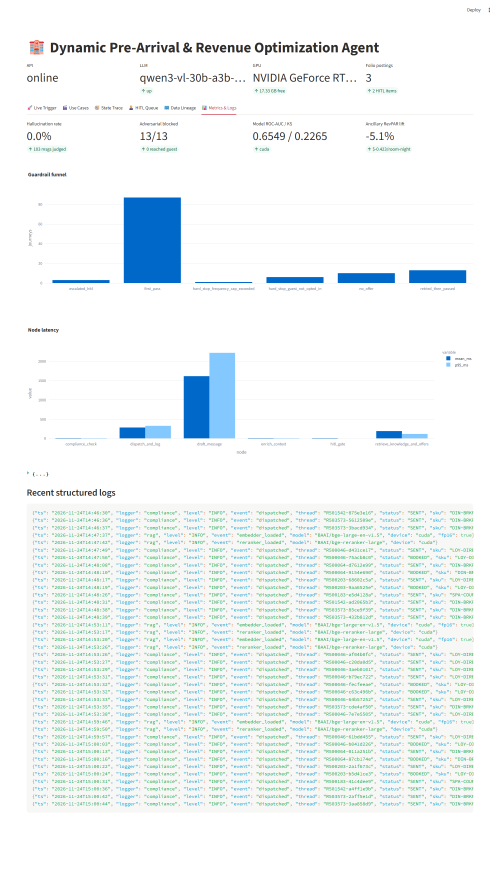
#> input picture agents/Dynamic_Pre-Arrival _and_Rev-Opt_ Agent/outputs/ui_screens/07_metrics_and_logs.png, 1500 x 2658 px (shown at 1/3 size); its folder holds 5 pictures in this run
$ python prepare_assets.py
#> lines starting #> are read from the running program, lines starting #| are printed output that depends on the picture
"""Crop the Playwright screenshots so the deck can show them larger (writes presentation/assets/)."""
from pathlib import Path
from PIL import Image

ROOT = Path(__file__).resolve().parents[1]
SRC = ROOT / "outputs" / "ui_screens"
OUT = Path(__file__).resolve().parent / "assets"
OUT.mkdir(exist_ok=True)

# use-case screens: drop the header, tabs and use-case picker; keep the guest banner and all steps
for p in sorted(SRC.glob("uc*.png")):
    im = Image.open(p)
    im.crop((0, 812, im.width, im.height)).save(OUT / f"{p.stem}_crop.png")
# metrics tab is very tall: keep KPIs and the first charts
im = Image.open(SRC / "07_metrics_and_logs.png")
#> im is the input picture: PIL image 1500x2658 RGB; mean R, G, B 239.4, 245.2, 246.1
im.crop((0, 0, im.width, min(im.height, 1500))).save(OUT / "07_metrics_top.png")
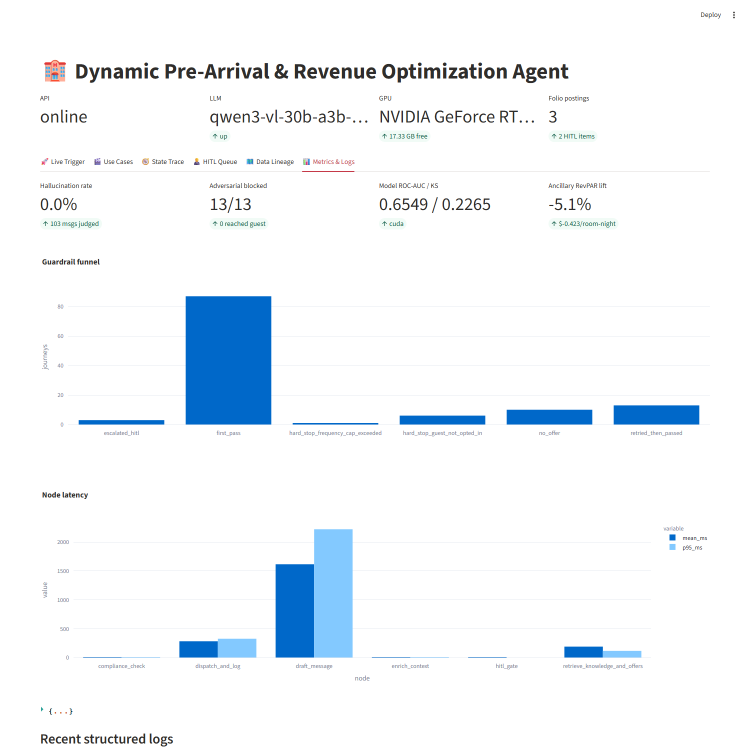
#> saved as 07_metrics_top.png: PIL image 1500x1500 RGB (shown at 1/2 size); mean R, G, B 241.7, 246.1, 250.1
print(sorted(x.name for x in OUT.iterdir()))
